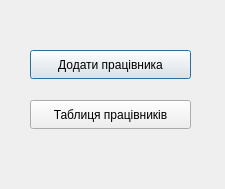
<?xml version="1.0" encoding="UTF-8"?>
<ui version="4.0">
 <class>AdminDialog</class>
 <widget class="QDialog" name="AdminDialog">
  <property name="geometry">
   <rect>
    <x>0</x>
    <y>0</y>
    <width>225</width>
    <height>189</height>
   </rect>
  </property>
  <property name="windowTitle">
   <string>Dialog</string>
  </property>
  <widget class="QPushButton" name="addEmployee">
   <property name="geometry">
    <rect>
     <x>30</x>
     <y>50</y>
     <width>161</width>
     <height>29</height>
    </rect>
   </property>
   <property name="text">
    <string>Додати працівника</string>
   </property>
  </widget>
  <widget class="QPushButton" name="employeesTable">
   <property name="geometry">
    <rect>
     <x>30</x>
     <y>100</y>
     <width>161</width>
     <height>29</height>
    </rect>
   </property>
   <property name="text">
    <string>Таблиця працівників</string>
   </property>
  </widget>
 </widget>
 <resources/>
 <connections/>
</ui>
